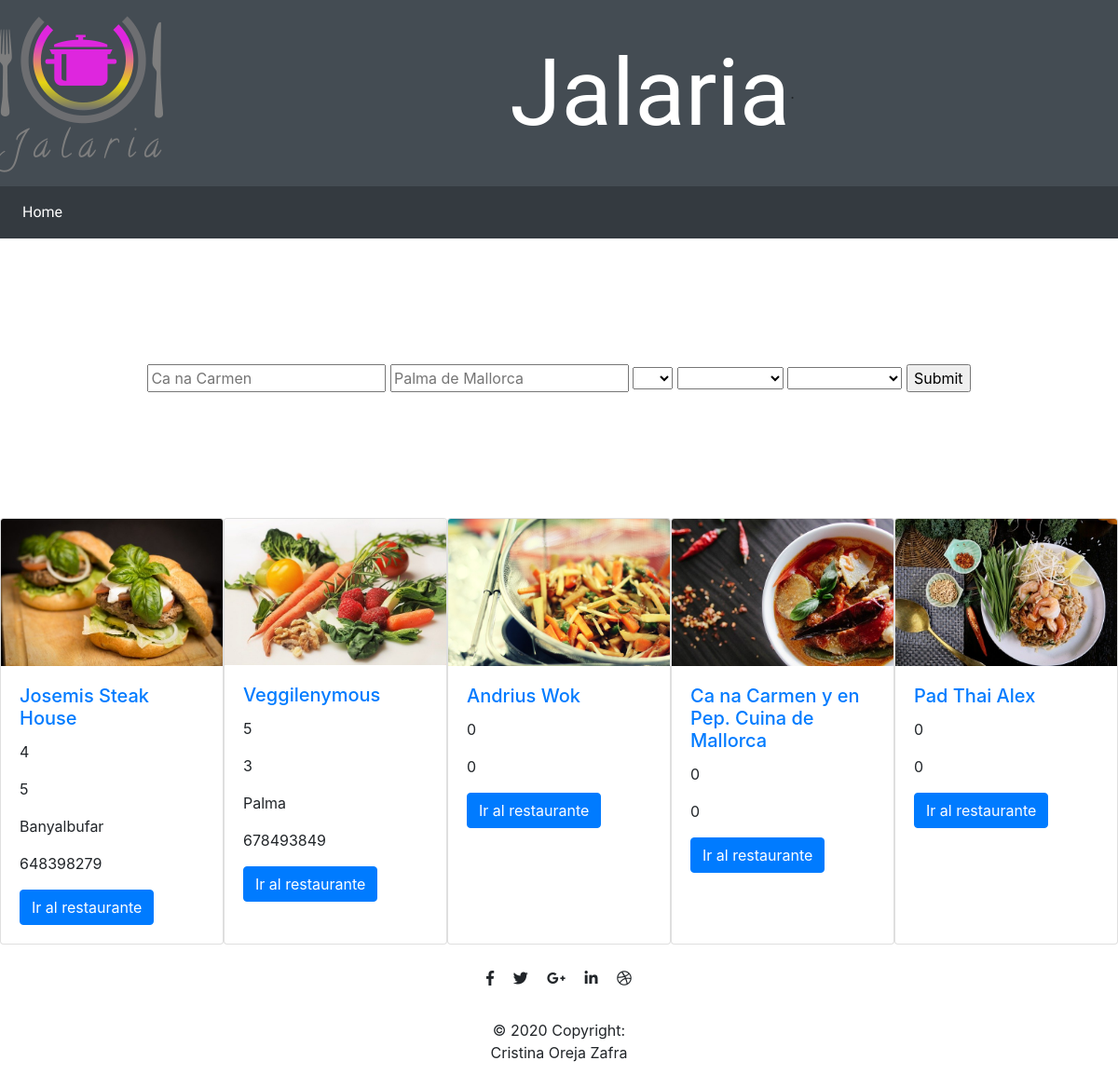
Before: / with the older database file.
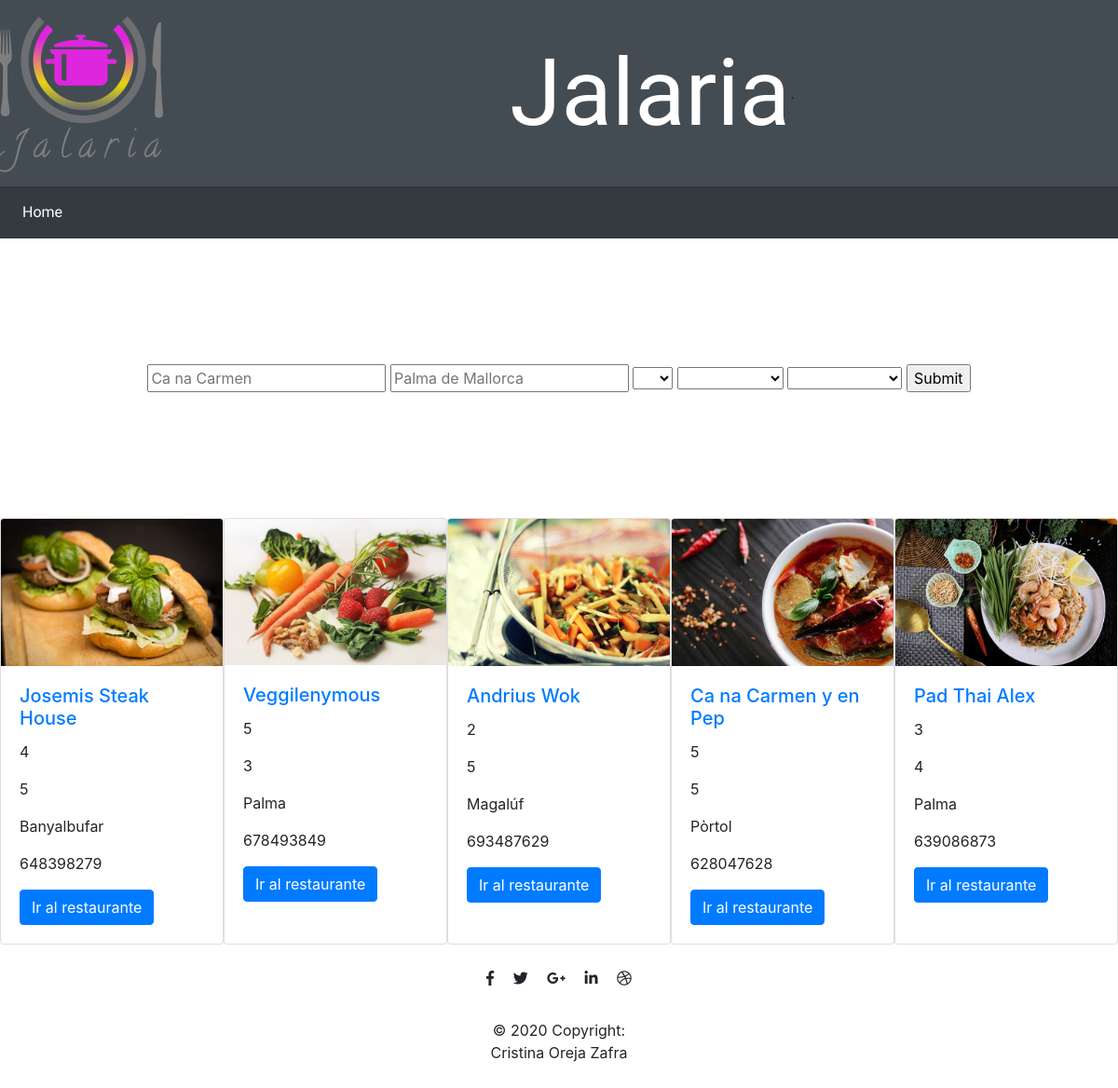
After: the same page with the newer database file.
### tables this page shows
CREATE TABLE `Restaurantes` (
  `Id` int NOT NULL,
  `nombre` varchar(100) NOT NULL,
  `localidad` varchar(50) NOT NULL,
  `dicección` varchar(50) NOT NULL,
  `cp` int NOT NULL,
  `telf` varchar(20) NOT NULL,
  `precios` int NOT NULL,
  `valoracion` int NOT NULL,
  `email` varchar(50) NOT NULL,
  `web` varchar(50) NOT NULL,
  `horario` varchar(20) NOT NULL,
  `cocina` tinytext NOT NULL,
  `foto` varchar(50) NOT NULL,
  `maps` varchar(1000) NOT NULL
);

### www/back/indexb.php (called while the page is built, shortened)
<?php
$sql = "SELECT * FROM Restaurantes LIMIT 5" ;

### www/index.php (the view, shortened to what this page needs)
<?php Include 'componentes/header.php' ?>
<main>
<div class="d-flex justify-content-center">
<?php Include 'componentes/buscador.php' ?>
</div>
<div class="d-flex justify-content-center">
<?php
    if(isset($_GET['buscador'])){
        $res = $sql1;
    }else{
        $res = $sql;
    }
    if($result = mysqli_query($conn, $res)){
    if(mysqli_num_rows($result) != 0){
        while($row = mysqli_fetch_array($result)){
            $foto = "img/".$row['foto'];
?>
        <div class="card" style="width: 18rem;">
        <img class="card-img-top" src="<?php echo $foto ?>" alt="Card image cap">
        <div class="card-body">
            <h5 class="card-title"><a href="restaurant.php?id=<?php echo $row['Id']; ?>"><?php echo $row['nombre']?></a></h5>
            <p class="card-text"><?php echo $row['valoracion']?></p>
            <p class="card-text"><?php echo $row['precios']?></p>
            <p class="card-text"><?php echo $row['localidad']?></p>
            <p class="card-text"><?php echo $row['telf']?></p>
            <a href="restaurant.php?id=<?php echo $row['Id']; ?>" class="btn btn-primary">Ir al restaurante</a>
        </div>
        </div>
<?php }}}?>
</div>
</main>
<?php Include 'componentes/footer.php' ?>

### www/componentes/header.php (shortened to what this page needs)
<!DOCTYPE html>
<html lang="es">
<head>
    <link rel="stylesheet" href="https://use.fontawesome.com/releases/v5.7.0/css/all.css">
    <link rel="stylesheet" href="https://maxcdn.bootstrapcdn.com/bootstrap/4.0.0/css/bootstrap.min.css">
    <link rel="stylesheet" href="styles.css" type="text/css">
</head>
<body>
<?php require 'back/indexb.php'?>
    <header>
    <div class="row">
        <div class="logo"></div>
        <div class="col-md d-flex justify-content-center align-items-center">
            <h1>Jalaria   </h1>.
        </div>
    </div>
        <nav class="navbar navbar-expand-sm navbar-dark bg-dark">
            <div class="collapse navbar-collapse" id="navbarsExample03">
                <ul class="navbar-nav mr-auto">
                    <li class="nav-item active">
                    <a class="nav-link" href="index.php">Home <span class="sr-only">(current)</span></a>
                    </li>
                </ul>
            </div>
        </nav>
    </header>

### www/componentes/buscador.php (shortened to what this page needs)
<div class="form row d-flex justify-content-center text-center align-items-center">
<form action="" name="busqueda" class="buscar" method = "GET">
        <input type="text" name ="nombre" placeholder ="Ca na Carmen">
        <input type="text" name ="localidad" placeholder ="Palma de Mallorca">
        <select name="precio">
                <option value=""></option>
                <option value="1">1€</option>
        </select>
        <select name="cocina">
                <option value=""></option>
                <option value="japonesa">Japonesa</option>
        </select>
        <select name="order" id="">
                <option value=""></option>
                <option value="A">Ascendente</option>
        </select>
        <input type="submit" name="buscador">
</form>
</div>

### www/componentes/footer.php (shortened to what this page needs)
<footer class="page-footer font-small special-color-dark pt-4">
    <div class="container">
    <ul class="list-unstyled list-inline text-center">
        <li class="list-inline-item">
        <a class="btn-floating btn-fb mx-1">
            <i class="fab fa-facebook-f"> </i>
        </a>
        </li>
        <li class="list-inline-item">
        <a class="btn-floating btn-tw mx-1">
            <i class="fab fa-twitter"> </i>
        </a>
        </li>
        <li class="list-inline-item">
        <a class="btn-floating btn-gplus mx-1">
            <i class="fab fa-google-plus-g"> </i>
        </a>
        </li>
        <li class="list-inline-item">
        <a class="btn-floating btn-li mx-1">
            <i class="fab fa-linkedin-in"> </i>
        </a>
        </li>
        <li class="list-inline-item">
        <a class="btn-floating btn-dribbble mx-1">
            <i class="fab fa-dribbble"> </i>
        </a>
        </li>
    </ul>
    </div>
<div class="footer-copyright text-center py-3">© 2020 Copyright:
<p>Cristina Oreja Zafra</p>
</div>
</footer>
</body>
</html>

### www/styles.css (style rules this page uses)
h1,nav { font-family: 'Bad Script', cursive; }
.logo { height: 200px; width: 200px; background-image: url("img/logos/9ca707d3-343f-48f6-8f7e-909255b59985_200x200.png"); }
h1 { font-size: 100px; padding: 0; margin: 0; color: rgb(255, 255, 255); }
header { background-color: rgb(68, 76, 83); }
.form { height: 300px; }

Changed rows visible on the page:
changed restaurantes "Andrius Wok": valoracion "0" → "2"; precios "0" → "5"; localidad (not shown) → "Magalúf"; telf (not shown) → "693487629"
changed restaurantes: nombre "Ca na Carmen y en Pep. Cuina de Mallorca" → "Ca na Carmen y en Pep"; valoracion "0" → "5"; precios "0" → "5"; localidad (not shown) → "Pòrtol"; telf (not shown) → "628047628"
changed restaurantes "Pad Thai Alex": valoracion "0" → "3"; precios "0" → "4"; localidad (not shown) → "Palma"; telf (not shown) → "639086873"
